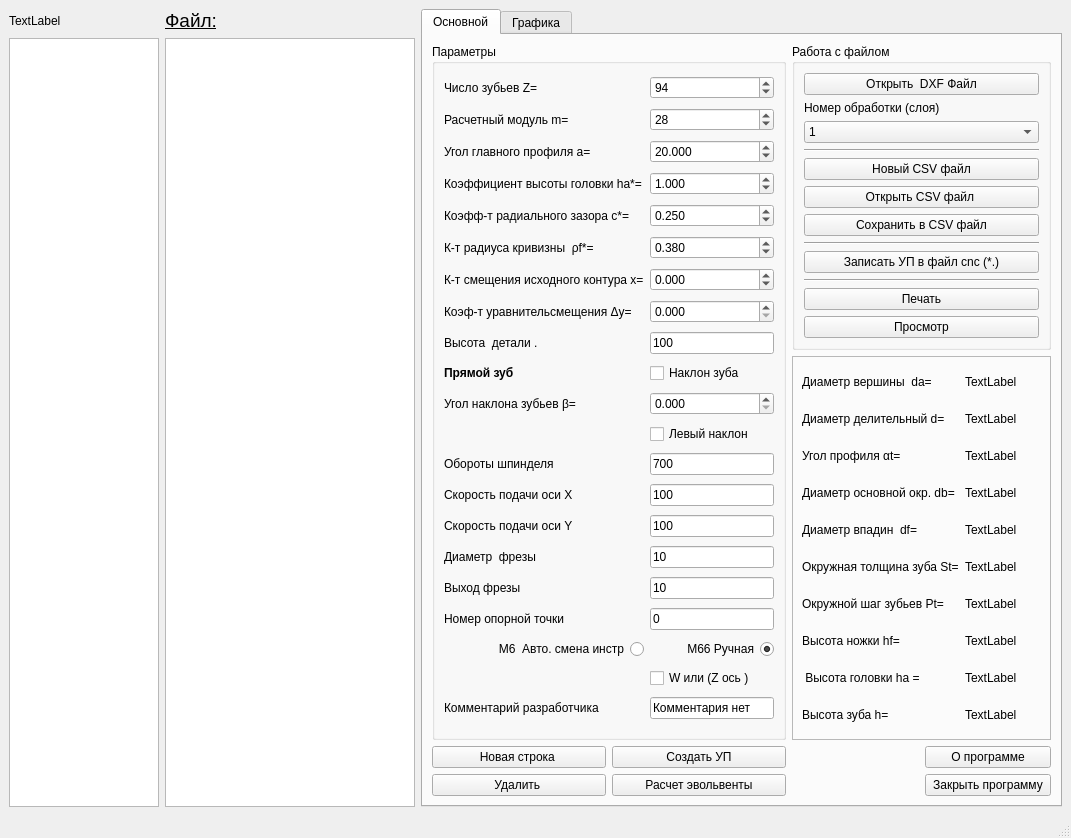
<?xml version="1.0" encoding="UTF-8"?>
<ui version="4.0">
 <class>MainWindow</class>
 <widget class="QMainWindow" name="MainWindow">
  <property name="geometry">
   <rect>
    <x>0</x>
    <y>0</y>
    <width>1071</width>
    <height>838</height>
   </rect>
  </property>
  <property name="font">
   <font>
    <pointsize>9</pointsize>
   </font>
  </property>
  <property name="windowTitle">
   <string>Control Program Editor CNC. Ver.4.0.0</string>
  </property>
  <widget class="QWidget" name="centralwidget">
   <layout class="QGridLayout" name="gridLayout_3">
    <item row="0" column="1">
     <widget class="QTabWidget" name="tabWidget_2">
      <property name="font">
       <font>
        <family>Arial</family>
        <pointsize>9</pointsize>
       </font>
      </property>
      <property name="currentIndex">
       <number>0</number>
      </property>
      <widget class="QWidget" name="tab_3">
       <attribute name="title">
        <string>Основной</string>
       </attribute>
       <layout class="QGridLayout" name="gridLayout">
        <item row="0" column="2" colspan="2">
         <widget class="QGroupBox" name="groupBox_3">
          <property name="title">
           <string>Работа с файлом</string>
          </property>
          <layout class="QGridLayout" name="gridLayout_6">
           <item row="5" column="0">
            <widget class="QPushButton" name="NewFile_Button">
             <property name="font">
              <font>
               <pointsize>9</pointsize>
              </font>
             </property>
             <property name="text">
              <string>Новый CSV файл</string>
             </property>
            </widget>
           </item>
           <item row="8" column="0">
            <widget class="Line" name="line_2">
             <property name="orientation">
              <enum>Qt::Horizontal</enum>
             </property>
            </widget>
           </item>
           <item row="12" column="0">
            <widget class="QPushButton" name="Wi_print_Button">
             <property name="font">
              <font>
               <pointsize>9</pointsize>
              </font>
             </property>
             <property name="text">
              <string>Просмотр</string>
             </property>
            </widget>
           </item>
           <item row="6" column="0">
            <widget class="QPushButton" name="Button_Open_File">
             <property name="font">
              <font>
               <pointsize>9</pointsize>
              </font>
             </property>
             <property name="text">
              <string>Открыть CSV файл </string>
             </property>
            </widget>
           </item>
           <item row="0" column="0">
            <widget class="QPushButton" name="Open_Dxf_Button">
             <property name="font">
              <font>
               <pointsize>9</pointsize>
              </font>
             </property>
             <property name="text">
              <string>Открыть  DXF Файл</string>
             </property>
            </widget>
           </item>
           <item row="1" column="0">
            <widget class="QLabel" name="label_8">
             <property name="font">
              <font>
               <pointsize>9</pointsize>
              </font>
             </property>
             <property name="text">
              <string>Номер обработки (слоя)</string>
             </property>
            </widget>
           </item>
           <item row="9" column="0">
            <widget class="QPushButton" name="WriteFile_CProg_Button">
             <property name="font">
              <font>
               <pointsize>9</pointsize>
              </font>
             </property>
             <property name="text">
              <string>Записать УП в файл cnc (*.)</string>
             </property>
            </widget>
           </item>
           <item row="7" column="0">
            <widget class="QPushButton" name="WriteCsv_Button">
             <property name="font">
              <font>
               <pointsize>9</pointsize>
              </font>
             </property>
             <property name="text">
              <string>Сохранить в CSV файл</string>
             </property>
            </widget>
           </item>
           <item row="2" column="0">
            <widget class="QComboBox" name="comboBoxProcess">
             <item>
              <property name="text">
               <string>1</string>
              </property>
             </item>
             <item>
              <property name="text">
               <string>2</string>
              </property>
             </item>
             <item>
              <property name="text">
               <string>3</string>
              </property>
             </item>
             <item>
              <property name="text">
               <string>4</string>
              </property>
             </item>
             <item>
              <property name="text">
               <string>5</string>
              </property>
             </item>
             <item>
              <property name="text">
               <string>6</string>
              </property>
             </item>
             <item>
              <property name="text">
               <string>7</string>
              </property>
             </item>
             <item>
              <property name="text">
               <string>8</string>
              </property>
             </item>
             <item>
              <property name="text">
               <string>9</string>
              </property>
             </item>
             <item>
              <property name="text">
               <string>10</string>
              </property>
             </item>
            </widget>
           </item>
           <item row="11" column="0">
            <widget class="QPushButton" name="Print_Button">
             <property name="font">
              <font>
               <pointsize>9</pointsize>
              </font>
             </property>
             <property name="text">
              <string>Печать</string>
             </property>
            </widget>
           </item>
           <item row="3" column="0">
            <widget class="Line" name="line">
             <property name="orientation">
              <enum>Qt::Horizontal</enum>
             </property>
            </widget>
           </item>
           <item row="10" column="0">
            <widget class="Line" name="line_3">
             <property name="orientation">
              <enum>Qt::Horizontal</enum>
             </property>
            </widget>
           </item>
          </layout>
         </widget>
        </item>
        <item row="0" column="0" rowspan="3" colspan="2">
         <widget class="QGroupBox" name="groupBox">
          <property name="minimumSize">
           <size>
            <width>250</width>
            <height>0</height>
           </size>
          </property>
          <property name="title">
           <string>Параметры</string>
          </property>
          <layout class="QGridLayout" name="gridLayout_4">
           <item row="11" column="1">
            <widget class="QCheckBox" name="checkBoxKosLev">
             <property name="enabled">
              <bool>true</bool>
             </property>
             <property name="font">
              <font>
               <family>Arial</family>
               <pointsize>9</pointsize>
              </font>
             </property>
             <property name="layoutDirection">
              <enum>Qt::LeftToRight</enum>
             </property>
             <property name="text">
              <string>Левый наклон      </string>
             </property>
            </widget>
           </item>
           <item row="4" column="1">
            <widget class="QDoubleSpinBox" name="doubleSpinBox_c">
             <property name="decimals">
              <number>3</number>
             </property>
             <property name="value">
              <double>0.250000000000000</double>
             </property>
            </widget>
           </item>
           <item row="6" column="1">
            <widget class="QDoubleSpinBox" name="doubleSpinBox_x">
             <property name="decimals">
              <number>3</number>
             </property>
             <property name="minimum">
              <double>-1.500000000000000</double>
             </property>
             <property name="value">
              <double>0.000000000000000</double>
             </property>
            </widget>
           </item>
           <item row="17" column="0">
            <widget class="QLabel" name="label_11">
             <property name="minimumSize">
              <size>
               <width>150</width>
               <height>0</height>
              </size>
             </property>
             <property name="font">
              <font>
               <family>Arial</family>
               <pointsize>9</pointsize>
              </font>
             </property>
             <property name="text">
              <string>Номер опорной точки</string>
             </property>
            </widget>
           </item>
           <item row="7" column="0">
            <widget class="QLabel" name="label_35">
             <property name="font">
              <font>
               <pointsize>9</pointsize>
              </font>
             </property>
             <property name="text">
              <string>Коэф-т уравнительсмещения Δy=</string>
             </property>
            </widget>
           </item>
           <item row="0" column="1">
            <widget class="QDoubleSpinBox" name="doubleSpinBox_Z">
             <property name="font">
              <font>
               <family>Arial</family>
               <pointsize>9</pointsize>
              </font>
             </property>
             <property name="keyboardTracking">
              <bool>true</bool>
             </property>
             <property name="decimals">
              <number>0</number>
             </property>
             <property name="minimum">
              <double>5.000000000000000</double>
             </property>
             <property name="maximum">
              <double>501.000000000000000</double>
             </property>
             <property name="value">
              <double>94.000000000000000</double>
             </property>
            </widget>
           </item>
           <item row="14" column="0">
            <widget class="QLabel" name="label_3">
             <property name="minimumSize">
              <size>
               <width>157</width>
               <height>0</height>
              </size>
             </property>
             <property name="font">
              <font>
               <family>Arial</family>
               <pointsize>9</pointsize>
              </font>
             </property>
             <property name="text">
              <string>Скорость подачи оси Y</string>
             </property>
            </widget>
           </item>
           <item row="12" column="0">
            <widget class="QLabel" name="label">
             <property name="minimumSize">
              <size>
               <width>132</width>
               <height>0</height>
              </size>
             </property>
             <property name="font">
              <font>
               <family>Arial</family>
               <pointsize>9</pointsize>
              </font>
             </property>
             <property name="text">
              <string>Обороты шпинделя</string>
             </property>
            </widget>
           </item>
           <item row="14" column="1">
            <widget class="QLineEdit" name="lineEditAxisY">
             <property name="font">
              <font>
               <family>Arial</family>
               <pointsize>9</pointsize>
              </font>
             </property>
             <property name="text">
              <string>100</string>
             </property>
            </widget>
           </item>
           <item row="20" column="0">
            <widget class="QLabel" name="label_12">
             <property name="minimumSize">
              <size>
               <width>195</width>
               <height>0</height>
              </size>
             </property>
             <property name="font">
              <font>
               <family>Arial</family>
               <pointsize>9</pointsize>
              </font>
             </property>
             <property name="text">
              <string>Комментарий разработчика </string>
             </property>
            </widget>
           </item>
           <item row="10" column="0">
            <widget class="QLabel" name="label_33">
             <property name="minimumSize">
              <size>
               <width>160</width>
               <height>0</height>
              </size>
             </property>
             <property name="font">
              <font>
               <family>Arial</family>
               <pointsize>9</pointsize>
              </font>
             </property>
             <property name="text">
              <string>Угол наклона зубьев β=</string>
             </property>
            </widget>
           </item>
           <item row="16" column="1">
            <widget class="QLineEdit" name="lineEditVilet">
             <property name="font">
              <font>
               <family>Arial</family>
               <pointsize>9</pointsize>
              </font>
             </property>
             <property name="text">
              <string>10</string>
             </property>
            </widget>
           </item>
           <item row="18" column="0">
            <widget class="QRadioButton" name="radioButtonM6">
             <property name="font">
              <font>
               <family>Arial</family>
               <pointsize>9</pointsize>
              </font>
             </property>
             <property name="layoutDirection">
              <enum>Qt::RightToLeft</enum>
             </property>
             <property name="text">
              <string>M6  Авто. смена инстр</string>
             </property>
            </widget>
           </item>
           <item row="15" column="1">
            <widget class="QLineEdit" name="lineEditDFreza">
             <property name="font">
              <font>
               <family>Arial</family>
               <pointsize>9</pointsize>
              </font>
             </property>
             <property name="text">
              <string>10</string>
             </property>
            </widget>
           </item>
           <item row="8" column="1">
            <widget class="QLineEdit" name="lineEditVisota">
             <property name="text">
              <string>100</string>
             </property>
            </widget>
           </item>
           <item row="3" column="1">
            <widget class="QDoubleSpinBox" name="doubleSpinBox_ha">
             <property name="decimals">
              <number>3</number>
             </property>
             <property name="value">
              <double>1.000000000000000</double>
             </property>
            </widget>
           </item>
           <item row="13" column="0">
            <widget class="QLabel" name="label_2">
             <property name="minimumSize">
              <size>
               <width>158</width>
               <height>0</height>
              </size>
             </property>
             <property name="font">
              <font>
               <family>Arial</family>
               <pointsize>9</pointsize>
              </font>
             </property>
             <property name="text">
              <string>Скорость подачи оси Х</string>
             </property>
            </widget>
           </item>
           <item row="10" column="1">
            <widget class="QDoubleSpinBox" name="doubleSpinBox_b">
             <property name="font">
              <font>
               <family>Arial</family>
               <pointsize>9</pointsize>
              </font>
             </property>
             <property name="decimals">
              <number>3</number>
             </property>
             <property name="value">
              <double>0.000000000000000</double>
             </property>
            </widget>
           </item>
           <item row="6" column="0">
            <widget class="QLabel" name="label_34">
             <property name="font">
              <font>
               <pointsize>9</pointsize>
              </font>
             </property>
             <property name="text">
              <string>К-т смещения исходного контура x=</string>
             </property>
            </widget>
           </item>
           <item row="3" column="0">
            <widget class="QLabel" name="label_30">
             <property name="font">
              <font>
               <pointsize>9</pointsize>
              </font>
             </property>
             <property name="text">
              <string>Коэффициент высоты головки ha*=</string>
             </property>
            </widget>
           </item>
           <item row="9" column="0">
            <widget class="QLabel" name="labelKos">
             <property name="minimumSize">
              <size>
               <width>90</width>
               <height>0</height>
              </size>
             </property>
             <property name="font">
              <font>
               <family>Arial</family>
               <pointsize>9</pointsize>
               <weight>75</weight>
               <bold>true</bold>
              </font>
             </property>
             <property name="text">
              <string>Прямой зуб          </string>
             </property>
            </widget>
           </item>
           <item row="12" column="1">
            <widget class="QLineEdit" name="lineEditAxisS">
             <property name="font">
              <font>
               <family>Arial</family>
               <pointsize>9</pointsize>
              </font>
             </property>
             <property name="inputMethodHints">
              <set>Qt::ImhDigitsOnly</set>
             </property>
             <property name="text">
              <string>700</string>
             </property>
            </widget>
           </item>
           <item row="16" column="0">
            <widget class="QLabel" name="label_10">
             <property name="minimumSize">
              <size>
               <width>94</width>
               <height>0</height>
              </size>
             </property>
             <property name="font">
              <font>
               <family>Arial</family>
               <pointsize>9</pointsize>
              </font>
             </property>
             <property name="text">
              <string>Выход фрезы </string>
             </property>
            </widget>
           </item>
           <item row="18" column="1">
            <widget class="QRadioButton" name="radioButtonM66">
             <property name="font">
              <font>
               <family>Arial</family>
               <pointsize>9</pointsize>
              </font>
             </property>
             <property name="layoutDirection">
              <enum>Qt::RightToLeft</enum>
             </property>
             <property name="text">
              <string>M66 Ручная</string>
             </property>
             <property name="checked">
              <bool>true</bool>
             </property>
            </widget>
           </item>
           <item row="1" column="0">
            <widget class="QLabel" name="label_20">
             <property name="minimumSize">
              <size>
               <width>151</width>
               <height>0</height>
              </size>
             </property>
             <property name="font">
              <font>
               <family>Arial</family>
               <pointsize>9</pointsize>
              </font>
             </property>
             <property name="text">
              <string>Расчетный модуль m=</string>
             </property>
            </widget>
           </item>
           <item row="2" column="1">
            <widget class="QDoubleSpinBox" name="doubleSpinBox_a">
             <property name="decimals">
              <number>3</number>
             </property>
             <property name="value">
              <double>20.000000000000000</double>
             </property>
            </widget>
           </item>
           <item row="15" column="0">
            <widget class="QLabel" name="label_5">
             <property name="minimumSize">
              <size>
               <width>111</width>
               <height>0</height>
              </size>
             </property>
             <property name="font">
              <font>
               <family>Arial</family>
               <pointsize>9</pointsize>
              </font>
             </property>
             <property name="text">
              <string>Диаметр  фрезы</string>
             </property>
            </widget>
           </item>
           <item row="20" column="1">
            <widget class="QLineEdit" name="lineEditComent">
             <property name="enabled">
              <bool>true</bool>
             </property>
             <property name="font">
              <font>
               <family>Arial</family>
               <pointsize>9</pointsize>
              </font>
             </property>
             <property name="text">
              <string>Комментария нет </string>
             </property>
            </widget>
           </item>
           <item row="5" column="0">
            <widget class="QLabel" name="label_32">
             <property name="font">
              <font>
               <pointsize>9</pointsize>
              </font>
             </property>
             <property name="text">
              <string>К-т радиуса кривизны  ρf*=</string>
             </property>
            </widget>
           </item>
           <item row="1" column="1">
            <widget class="QDoubleSpinBox" name="doubleSpinBox_m">
             <property name="font">
              <font>
               <family>Arial</family>
               <pointsize>9</pointsize>
              </font>
             </property>
             <property name="decimals">
              <number>0</number>
             </property>
             <property name="value">
              <double>28.000000000000000</double>
             </property>
            </widget>
           </item>
           <item row="0" column="0">
            <widget class="QLabel" name="label_19">
             <property name="minimumSize">
              <size>
               <width>113</width>
               <height>0</height>
              </size>
             </property>
             <property name="font">
              <font>
               <family>Arial</family>
               <pointsize>9</pointsize>
              </font>
             </property>
             <property name="text">
              <string>Число зубьев Z=</string>
             </property>
            </widget>
           </item>
           <item row="7" column="1">
            <widget class="QDoubleSpinBox" name="doubleSpinBox_y">
             <property name="decimals">
              <number>3</number>
             </property>
             <property name="maximum">
              <double>1.500000000000000</double>
             </property>
             <property name="value">
              <double>0.000000000000000</double>
             </property>
            </widget>
           </item>
           <item row="19" column="1">
            <widget class="QCheckBox" name="checkBoxWZ">
             <property name="font">
              <font>
               <family>Arial</family>
               <pointsize>9</pointsize>
              </font>
             </property>
             <property name="layoutDirection">
              <enum>Qt::LeftToRight</enum>
             </property>
             <property name="text">
              <string>W или (Z ось )</string>
             </property>
            </widget>
           </item>
           <item row="17" column="1">
            <widget class="QLineEdit" name="lineEditOra">
             <property name="font">
              <font>
               <family>Arial</family>
               <pointsize>9</pointsize>
              </font>
             </property>
             <property name="inputMethodHints">
              <set>Qt::ImhNone</set>
             </property>
             <property name="text">
              <string>0</string>
             </property>
             <property name="frame">
              <bool>true</bool>
             </property>
            </widget>
           </item>
           <item row="4" column="0">
            <widget class="QLabel" name="label_31">
             <property name="font">
              <font>
               <pointsize>9</pointsize>
              </font>
             </property>
             <property name="text">
              <string>Коэфф-т радиального зазора c*=</string>
             </property>
            </widget>
           </item>
           <item row="8" column="0">
            <widget class="QLabel" name="label_4">
             <property name="minimumSize">
              <size>
               <width>112</width>
               <height>0</height>
              </size>
             </property>
             <property name="font">
              <font>
               <family>Arial</family>
               <pointsize>9</pointsize>
              </font>
             </property>
             <property name="text">
              <string>Высота  детали .</string>
             </property>
            </widget>
           </item>
           <item row="13" column="1">
            <widget class="QLineEdit" name="lineEditAxisX">
             <property name="font">
              <font>
               <family>Arial</family>
               <pointsize>9</pointsize>
              </font>
             </property>
             <property name="text">
              <string>100</string>
             </property>
            </widget>
           </item>
           <item row="2" column="0">
            <widget class="QLabel" name="label_29">
             <property name="font">
              <font>
               <pointsize>9</pointsize>
              </font>
             </property>
             <property name="text">
              <string>Угол главного профиля а=</string>
             </property>
            </widget>
           </item>
           <item row="9" column="1">
            <widget class="QCheckBox" name="checkBoxKoc">
             <property name="enabled">
              <bool>true</bool>
             </property>
             <property name="font">
              <font>
               <family>Arial</family>
               <pointsize>9</pointsize>
              </font>
             </property>
             <property name="layoutDirection">
              <enum>Qt::LeftToRight</enum>
             </property>
             <property name="autoFillBackground">
              <bool>false</bool>
             </property>
             <property name="text">
              <string>Наклон зуба</string>
             </property>
            </widget>
           </item>
           <item row="5" column="1">
            <widget class="QDoubleSpinBox" name="doubleSpinBox_pf">
             <property name="decimals">
              <number>3</number>
             </property>
             <property name="value">
              <double>0.380000000000000</double>
             </property>
            </widget>
           </item>
          </layout>
         </widget>
        </item>
        <item row="3" column="1">
         <widget class="QPushButton" name="GenerateProgramButon">
          <property name="font">
           <font>
            <family>Arial</family>
            <pointsize>9</pointsize>
           </font>
          </property>
          <property name="text">
           <string>Создать УП</string>
          </property>
         </widget>
        </item>
        <item row="4" column="0">
         <widget class="QPushButton" name="Remove_Row_Button">
          <property name="font">
           <font>
            <family>Arial</family>
            <pointsize>9</pointsize>
           </font>
          </property>
          <property name="text">
           <string>Удалить </string>
          </property>
         </widget>
        </item>
        <item row="3" column="0">
         <widget class="QPushButton" name="Add_Row_Button">
          <property name="font">
           <font>
            <family>Arial</family>
            <pointsize>9</pointsize>
           </font>
          </property>
          <property name="text">
           <string>Новая строка </string>
          </property>
         </widget>
        </item>
        <item row="4" column="1">
         <widget class="QPushButton" name="pushButtonEvolvent">
          <property name="font">
           <font>
            <pointsize>9</pointsize>
           </font>
          </property>
          <property name="text">
           <string>Расчет эвольвенты</string>
          </property>
         </widget>
        </item>
        <item row="4" column="3">
         <widget class="QPushButton" name="pushButton_close">
          <property name="font">
           <font>
            <family>Arial</family>
            <pointsize>9</pointsize>
           </font>
          </property>
          <property name="text">
           <string>Закрыть программу</string>
          </property>
         </widget>
        </item>
        <item row="1" column="2" rowspan="2" colspan="2">
         <widget class="QFrame" name="frame">
          <property name="frameShape">
           <enum>QFrame::StyledPanel</enum>
          </property>
          <property name="frameShadow">
           <enum>QFrame::Raised</enum>
          </property>
          <layout class="QGridLayout" name="gridLayout_5">
           <item row="0" column="0">
            <widget class="QLabel" name="label_25">
             <property name="font">
              <font>
               <pointsize>9</pointsize>
              </font>
             </property>
             <property name="text">
              <string>Диаметр вершины  da=</string>
             </property>
            </widget>
           </item>
           <item row="0" column="1">
            <widget class="QLabel" name="label_da">
             <property name="font">
              <font>
               <pointsize>9</pointsize>
              </font>
             </property>
             <property name="text">
              <string>TextLabel</string>
             </property>
            </widget>
           </item>
           <item row="1" column="0">
            <widget class="QLabel" name="label_21">
             <property name="font">
              <font>
               <pointsize>9</pointsize>
              </font>
             </property>
             <property name="text">
              <string>Диаметр делительный d=</string>
             </property>
            </widget>
           </item>
           <item row="1" column="1">
            <widget class="QLabel" name="label_d">
             <property name="font">
              <font>
               <pointsize>9</pointsize>
              </font>
             </property>
             <property name="text">
              <string>TextLabel</string>
             </property>
            </widget>
           </item>
           <item row="2" column="0">
            <widget class="QLabel" name="label_36">
             <property name="font">
              <font>
               <pointsize>9</pointsize>
              </font>
             </property>
             <property name="text">
              <string>Угол профиля αt= </string>
             </property>
            </widget>
           </item>
           <item row="2" column="1">
            <widget class="QLabel" name="label_at">
             <property name="font">
              <font>
               <pointsize>9</pointsize>
              </font>
             </property>
             <property name="text">
              <string>TextLabel</string>
             </property>
            </widget>
           </item>
           <item row="3" column="0">
            <widget class="QLabel" name="label_37">
             <property name="font">
              <font>
               <pointsize>9</pointsize>
              </font>
             </property>
             <property name="text">
              <string>Диаметр основной окр. db=</string>
             </property>
            </widget>
           </item>
           <item row="3" column="1">
            <widget class="QLabel" name="label_db">
             <property name="font">
              <font>
               <pointsize>9</pointsize>
              </font>
             </property>
             <property name="text">
              <string>TextLabel</string>
             </property>
            </widget>
           </item>
           <item row="4" column="0">
            <widget class="QLabel" name="label_26">
             <property name="font">
              <font>
               <pointsize>9</pointsize>
              </font>
             </property>
             <property name="text">
              <string>Диаметр впадин  df=</string>
             </property>
            </widget>
           </item>
           <item row="4" column="1">
            <widget class="QLabel" name="label_df">
             <property name="font">
              <font>
               <pointsize>9</pointsize>
              </font>
             </property>
             <property name="text">
              <string>TextLabel</string>
             </property>
            </widget>
           </item>
           <item row="5" column="0">
            <widget class="QLabel" name="label_28">
             <property name="font">
              <font>
               <pointsize>9</pointsize>
              </font>
             </property>
             <property name="text">
              <string>Окружная толщина зуба St=</string>
             </property>
            </widget>
           </item>
           <item row="5" column="1">
            <widget class="QLabel" name="label_St">
             <property name="font">
              <font>
               <pointsize>9</pointsize>
              </font>
             </property>
             <property name="text">
              <string>TextLabel</string>
             </property>
            </widget>
           </item>
           <item row="6" column="0">
            <widget class="QLabel" name="label_27">
             <property name="font">
              <font>
               <pointsize>9</pointsize>
              </font>
             </property>
             <property name="text">
              <string>Окружной шаг зубьев Pt=</string>
             </property>
            </widget>
           </item>
           <item row="6" column="1">
            <widget class="QLabel" name="label_Pt">
             <property name="font">
              <font>
               <pointsize>9</pointsize>
              </font>
             </property>
             <property name="text">
              <string>TextLabel</string>
             </property>
            </widget>
           </item>
           <item row="7" column="0">
            <widget class="QLabel" name="label_24">
             <property name="font">
              <font>
               <pointsize>9</pointsize>
              </font>
             </property>
             <property name="text">
              <string>Высота ножки hf=</string>
             </property>
            </widget>
           </item>
           <item row="7" column="1">
            <widget class="QLabel" name="label_hf">
             <property name="font">
              <font>
               <pointsize>9</pointsize>
              </font>
             </property>
             <property name="text">
              <string>TextLabel</string>
             </property>
            </widget>
           </item>
           <item row="8" column="0">
            <widget class="QLabel" name="label_23">
             <property name="font">
              <font>
               <pointsize>9</pointsize>
              </font>
             </property>
             <property name="text">
              <string> Высота головки ha =</string>
             </property>
            </widget>
           </item>
           <item row="8" column="1">
            <widget class="QLabel" name="label_ha">
             <property name="font">
              <font>
               <pointsize>9</pointsize>
              </font>
             </property>
             <property name="text">
              <string>TextLabel</string>
             </property>
            </widget>
           </item>
           <item row="9" column="0">
            <widget class="QLabel" name="label_22">
             <property name="font">
              <font>
               <pointsize>9</pointsize>
              </font>
             </property>
             <property name="text">
              <string>Высота зуба h=</string>
             </property>
            </widget>
           </item>
           <item row="9" column="1">
            <widget class="QLabel" name="label_h">
             <property name="font">
              <font>
               <pointsize>9</pointsize>
              </font>
             </property>
             <property name="text">
              <string>TextLabel</string>
             </property>
            </widget>
           </item>
          </layout>
         </widget>
        </item>
        <item row="3" column="3">
         <widget class="QPushButton" name="pushButton">
          <property name="text">
           <string>О программе</string>
          </property>
         </widget>
        </item>
       </layout>
      </widget>
      <widget class="QWidget" name="tab_4">
       <attribute name="title">
        <string>Графика</string>
       </attribute>
       <layout class="QGridLayout" name="gridLayout_2">
        <item row="0" column="0">
         <widget class="PlotWidget" name="graphWidget" native="true">
          <property name="mouseTracking">
           <bool>false</bool>
          </property>
          <property name="tabletTracking">
           <bool>false</bool>
          </property>
          <property name="acceptDrops">
           <bool>false</bool>
          </property>
         </widget>
        </item>
        <item row="1" column="0">
         <widget class="QCheckBox" name="checkBoxClearPlot">
          <property name="enabled">
           <bool>true</bool>
          </property>
          <property name="font">
           <font>
            <family>Arial</family>
            <pointsize>9</pointsize>
           </font>
          </property>
          <property name="acceptDrops">
           <bool>false</bool>
          </property>
          <property name="text">
           <string>Обнулять</string>
          </property>
          <property name="checkable">
           <bool>true</bool>
          </property>
          <property name="checked">
           <bool>true</bool>
          </property>
         </widget>
        </item>
       </layout>
      </widget>
     </widget>
    </item>
    <item row="0" column="0">
     <layout class="QGridLayout" name="gridLayout_7">
      <property name="sizeConstraint">
       <enum>QLayout::SetDefaultConstraint</enum>
      </property>
      <item row="0" column="0">
       <widget class="QLabel" name="label_pixel">
        <property name="minimumSize">
         <size>
          <width>150</width>
          <height>0</height>
         </size>
        </property>
        <property name="maximumSize">
         <size>
          <width>16777215</width>
          <height>60</height>
         </size>
        </property>
        <property name="text">
         <string>TextLabel</string>
        </property>
       </widget>
      </item>
      <item row="0" column="1">
       <widget class="QLabel" name="label_File">
        <property name="font">
         <font>
          <pointsize>14</pointsize>
          <underline>true</underline>
         </font>
        </property>
        <property name="text">
         <string>Файл:</string>
        </property>
       </widget>
      </item>
      <item row="1" column="0">
       <widget class="QTableView" name="tableView">
        <property name="sizePolicy">
         <sizepolicy hsizetype="Expanding" vsizetype="Expanding">
          <horstretch>0</horstretch>
          <verstretch>0</verstretch>
         </sizepolicy>
        </property>
        <property name="minimumSize">
         <size>
          <width>0</width>
          <height>0</height>
         </size>
        </property>
        <property name="maximumSize">
         <size>
          <width>150</width>
          <height>16777215</height>
         </size>
        </property>
        <property name="font">
         <font>
          <family>Arial</family>
          <pointsize>9</pointsize>
          <kerning>false</kerning>
         </font>
        </property>
        <property name="accessibleName">
         <string/>
        </property>
        <property name="lineWidth">
         <number>2</number>
        </property>
        <property name="gridStyle">
         <enum>Qt::CustomDashLine</enum>
        </property>
        <property name="sortingEnabled">
         <bool>true</bool>
        </property>
        <attribute name="horizontalHeaderCascadingSectionResizes">
         <bool>true</bool>
        </attribute>
       </widget>
      </item>
      <item row="1" column="1">
       <widget class="QTextEdit" name="textEdit">
        <property name="minimumSize">
         <size>
          <width>250</width>
          <height>0</height>
         </size>
        </property>
        <property name="maximumSize">
         <size>
          <width>200</width>
          <height>16777215</height>
         </size>
        </property>
       </widget>
      </item>
     </layout>
    </item>
   </layout>
  </widget>
  <widget class="QMenuBar" name="menubar">
   <property name="geometry">
    <rect>
     <x>0</x>
     <y>0</y>
     <width>1071</width>
     <height>22</height>
    </rect>
   </property>
  </widget>
  <widget class="QStatusBar" name="statusbar"/>
 </widget>
 <customwidgets>
  <customwidget>
   <class>PlotWidget</class>
   <extends>QWidget</extends>
   <header location="global">pyqtgraph</header>
   <container>1</container>
  </customwidget>
 </customwidgets>
 <resources/>
 <connections>
  <connection>
   <sender>pushButton_close</sender>
   <signal>clicked()</signal>
   <receiver>MainWindow</receiver>
   <slot>close()</slot>
   <hints>
    <hint type="sourcelabel">
     <x>833</x>
     <y>734</y>
    </hint>
    <hint type="destinationlabel">
     <x>703</x>
     <y>799</y>
    </hint>
   </hints>
  </connection>
 </connections>
</ui>
